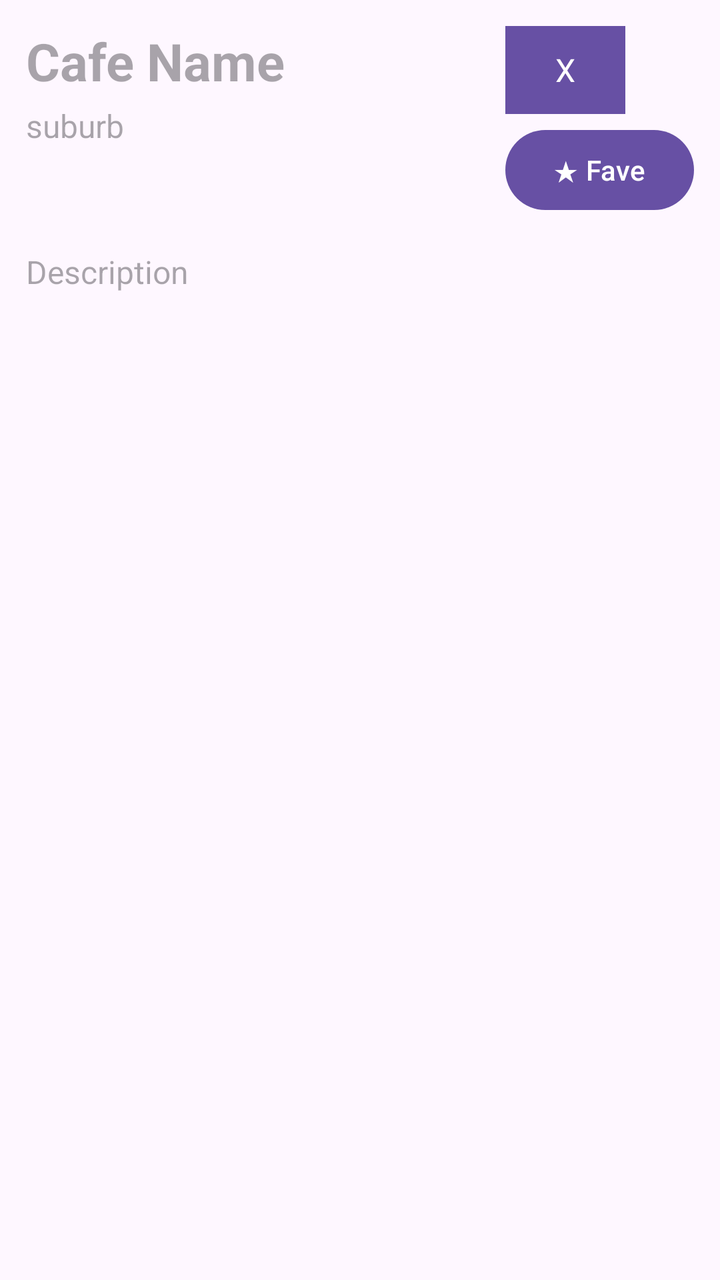
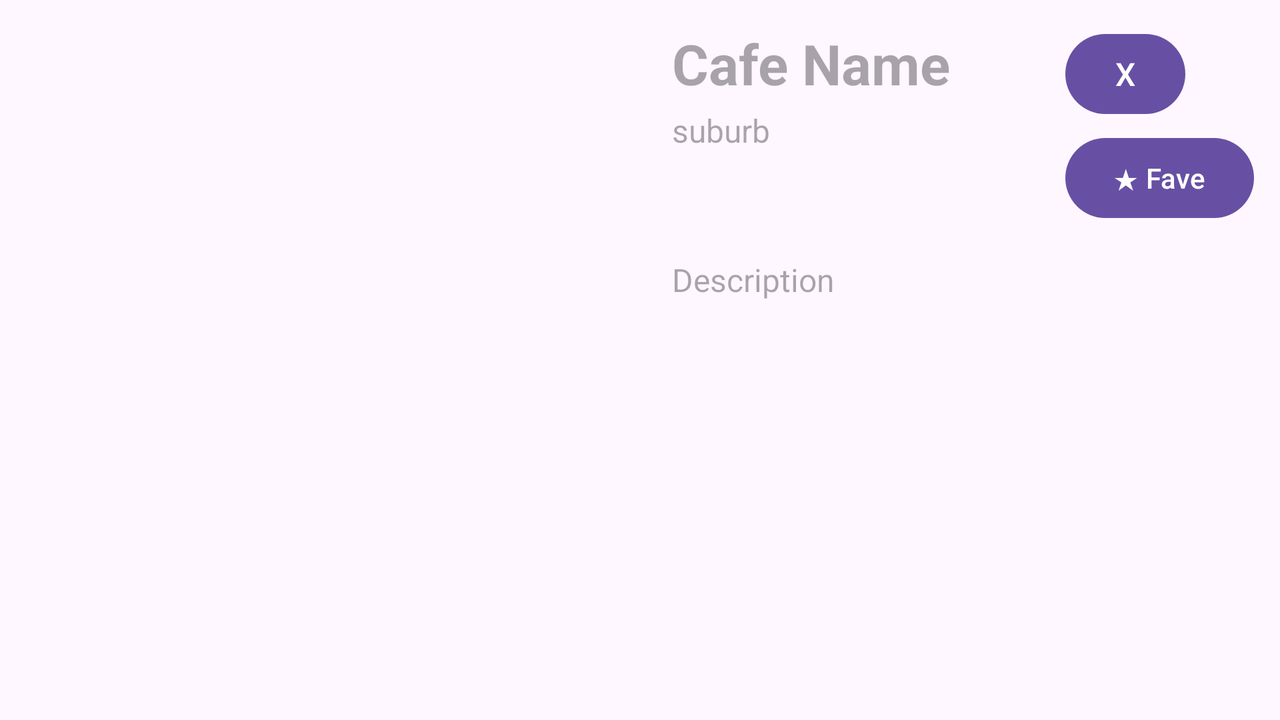

An Android layout and its configuration variant, each rendered on a device that would load it. The default file and the variant file are quoted in full after the pictures.
<!-- AndroidManifest.xml: application theme Theme.CafeCatalogue -->
<!-- res/layout/activity_exploded_view.xml -->
<?xml version="1.0" encoding="utf-8"?>
<LinearLayout xmlns:android="http://schemas.android.com/apk/res/android"
    android:layout_width="match_parent"
    android:layout_height="match_parent"
    android:id="@+id/main">

    <ScrollView
        android:layout_width="match_parent"
        android:layout_height="match_parent"
        android:layout_margin="5dp">

        <LinearLayout
            android:layout_width="match_parent"
            android:layout_height="wrap_content"
            android:orientation="vertical">

            <RelativeLayout
                android:layout_width="match_parent"
                android:layout_height="wrap_content"
                android:padding="8dp">


                
                <TextView
                    android:id="@+id/cafe_name"
                    android:layout_width="match_parent"
                    android:layout_height="wrap_content"
                    android:layout_alignParentTop="true"
                    android:layout_alignParentStart="true"
                    android:layout_toStartOf="@id/button_container"
                    android:layout_marginEnd="8dp"
                    android:hint="Cafe Name"
                    android:maxLines="2"
                    style="@style/Text.Twigs.H1" />

                
                <TextView
                    android:id="@+id/cafe_suburb"
                    android:layout_width="match_parent"
                    android:layout_height="wrap_content"
                    android:layout_below="@id/cafe_name"
                    android:layout_toStartOf="@id/button_container"
                    android:layout_marginTop="4dp"
                    android:hint="suburb"
                    android:textColor="@color/twigs_accent1"
                    style="@style/Text.Twigs.Body" />

                <LinearLayout
                    android:id="@+id/button_container"
                    android:layout_width="wrap_content"
                    android:layout_height="wrap_content"
                    android:layout_alignParentEnd="true"
                    android:layout_alignParentRight="true"
                    android:layout_alignParentTop="true"
                    android:orientation="vertical">

                    
                    <Button
                        android:id="@+id/back_button"
                        android:layout_width="60dp"
                        android:layout_height="wrap_content"
                        android:layout_marginBottom="4dp"
                        android:text="X"
                        style="@style/Widget.Twigs.Button" />

                    
                    <Button
                        android:id="@+id/favourite_button"
                        android:layout_width="wrap_content"
                        android:layout_height="wrap_content"
                        android:minWidth="80dp"
                        android:text="★ Fave"
                        android:textSize="14sp" />

                </LinearLayout>


            </RelativeLayout>

            <TextView
                android:id="@+id/cafe_description"
                android:layout_width="match_parent"
                android:layout_height="wrap_content"
                android:layout_margin="8dp"
                android:hint="Description"
                style="@style/Text.Twigs.Body"/>

            <ImageView
                android:id="@+id/cafe_image"
                android:layout_width="match_parent"
                android:layout_height="wrap_content"
                android:layout_margin="8dp"
                android:adjustViewBounds="true"
                android:scaleType="centerCrop" />

        </LinearLayout>
    </ScrollView>
</LinearLayout>
<!-- resources referenced by this layout -->
<resources>
  <color name="twigs_accent1">#8C6E50</color>
  <style name="Text.Twigs.Body">
          <item name="android:textSize">16sp</item>
          <item name="android:textColor">@color/twigs_text</item>
          <item name="android:fontFamily">sans-serif</item>
      </style>
  <style name="Text.Twigs.H1">
          <item name="android:textSize">26sp</item>
          <item name="android:textColor">@color/twigs_text</item>
          <item name="android:fontFamily">sans-serif</item> 
          <item name="android:textStyle">bold</item>
      </style>
  <style name="Widget.Twigs.Button">
          <item name="android:background">@color/twigs_green_mid</item>
          <item name="android:textColor">@color/twigs_white</item>
          <item name="android:fontFamily">sans-serif</item>
          <item name="android:textSize">16sp</item>
          <item name="android:minHeight">44dp</item>
      </style>
  <style name="Theme.CafeCatalogue" parent="Base.Theme.CafeCatalogue" />
  <color name="twigs_text">#212806</color>
  <color name="twigs_green_mid">#424928</color>
  <color name="twigs_white">#FFFFFF</color>
  <style name="Base.Theme.CafeCatalogue" parent="Theme.Material3.DayNight.NoActionBar">
          
          
      </style>
</resources>
<!-- res/layout-land/activity_exploded_view.xml (the repository's variant of the layout above) -->
<!-- drawn on the phone turned sideways -->
<?xml version="1.0" encoding="utf-8"?>
<LinearLayout xmlns:android="http://schemas.android.com/apk/res/android"
    android:id="@+id/main"
    android:layout_width="match_parent"
    android:layout_height="match_parent"
    android:orientation="horizontal">

    
    <ImageView
        android:id="@+id/cafe_image"
        android:layout_width="0dp"
        android:layout_height="match_parent"
        android:layout_weight="1"
        android:layout_margin="8dp"
        android:adjustViewBounds="true"
        android:scaleType="centerCrop" />

    
    <ScrollView
        android:layout_width="0dp"
        android:layout_height="match_parent"
        android:layout_weight="1"
        android:layout_margin="5dp">

        <LinearLayout
            android:layout_width="match_parent"
            android:layout_height="wrap_content"
            android:orientation="vertical">

            <RelativeLayout
                android:layout_width="match_parent"
                android:layout_height="wrap_content"
                android:padding="8dp">

                
                <TextView
                    android:id="@+id/cafe_name"
                    android:layout_width="match_parent"
                    android:layout_height="wrap_content"
                    android:layout_alignParentTop="true"
                    android:layout_alignParentStart="true"
                    android:layout_toStartOf="@id/button_container"
                    android:layout_marginEnd="8dp"
                    android:hint="Cafe Name"
                    android:maxLines="2"
                    android:textSize="28sp"
                    android:textStyle="bold" />

                
                <TextView
                    android:id="@+id/cafe_suburb"
                    android:layout_width="match_parent"
                    android:layout_height="wrap_content"
                    android:layout_below="@id/cafe_name"
                    android:layout_toStartOf="@id/button_container"
                    android:layout_marginTop="4dp"
                    android:hint="suburb"
                    android:textColor="@color/twigs_accent1"
                    style="@style/Text.Twigs.Body" />

                
                <LinearLayout
                    android:id="@+id/button_container"
                    android:layout_width="wrap_content"
                    android:layout_height="wrap_content"
                    android:layout_alignParentEnd="true"
                    android:layout_alignParentTop="true"
                    android:orientation="vertical">

                    <Button
                        android:id="@+id/back_button"
                        android:layout_width="60dp"
                        android:layout_height="wrap_content"
                        android:layout_marginBottom="4dp"
                        android:text="X"
                        android:textSize="16sp" />

                    <Button
                        android:id="@+id/favourite_button"
                        android:layout_width="wrap_content"
                        android:layout_height="wrap_content"
                        android:minWidth="80dp"
                        android:text="★ Fave"
                        android:textSize="14sp" />
                </LinearLayout>

            </RelativeLayout>

            
            <TextView
                android:id="@+id/cafe_description"
                android:layout_width="match_parent"
                android:layout_height="wrap_content"
                android:layout_margin="8dp"
                android:hint="Description"
                style="@style/Text.Twigs.Body"/>

        </LinearLayout>
    </ScrollView>
</LinearLayout>
<!-- resources referenced by the variant -->
<!-- as the phone turned sideways resolves them -->
<resources>
  <color name="twigs_accent1">#8C6E50</color>
  <style name="Text.Twigs.Body">
          <item name="android:textSize">16sp</item>
          <item name="android:textColor">@color/twigs_text</item>
          <item name="android:fontFamily">sans-serif</item>
      </style>
  <style name="Theme.CafeCatalogue" parent="Base.Theme.CafeCatalogue" />
  <color name="twigs_text">#212806</color>
  <style name="Base.Theme.CafeCatalogue" parent="Theme.Material3.DayNight.NoActionBar">
          
          
      </style>
</resources>
